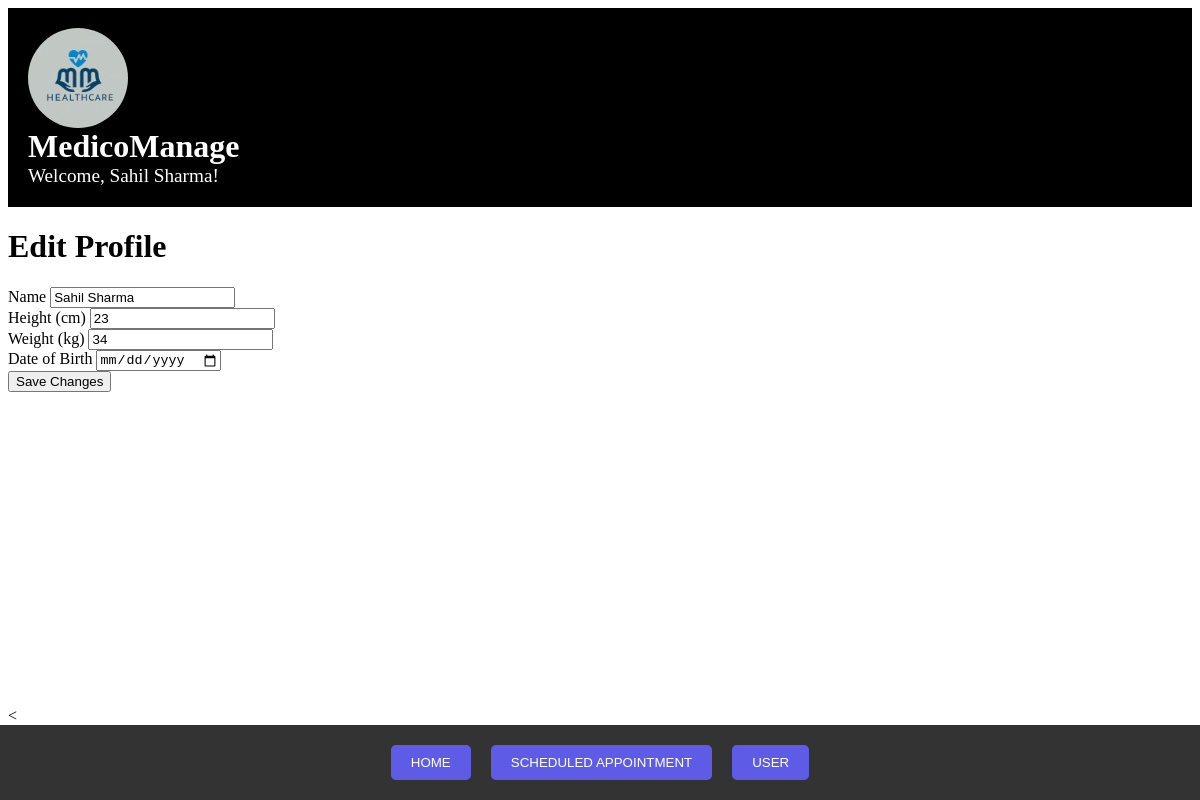
/edit_profile/ (signed in), run on the app's committed database.
### patient/models.py (models this page shows, shortened)
class patient(models.Model):
    options = [
        ('male', 'male'),
        ('female', 'female'),
        ('others', 'others'),
    ]
    name=models.CharField(max_length=50)
    email=models.EmailField()
    address=models.TextField()
    height=models.IntegerField()
    weight=models.IntegerField()
    dob=models.DateField()
    gender = models.CharField(max_length=20, choices=options, default='male')
    password = models.CharField(max_length=20, default='1234')

### first/views.py (the view)
# urls.py: path('edit_profile/', views.edit_profile, name='edit_profile'),
def edit_profile(request):#user/edit profile (to edit patient details)
    patient_id = request.session.get('patient_id')
    if patient_id is not None:
        pt = patient.objects.get(id=patient_id)
        if request.method == 'POST':
            pt.name = request.POST['name']
            pt.height = request.POST['height']
            pt.weight = request.POST['weight']
            pt.dob = request.POST['dob']
            pt.save()
            return redirect('user')
        else:
            return render(request, 'edit_profile.html', {'pt': pt})
    else:
        return redirect('login')

### templates/edit_profile.html (shortened to what this page needs)
{% extends 'base.html' %}
{% block content %}
  <div class="container">
    <h1>Edit Profile</h1>
    <form method="post">
      <div class="form-group">
        <label for="name">Name</label>
        <input type="text" class="form-control" id="name" name="name" value="{{ pt.name }}">
      </div>
      <div class="form-group">
        <label for="height">Height (cm)</label>
        <input type="number" class="form-control" id="height" name="height" value="{{ pt.height }}">
      </div>
      <div class="form-group">
        <label for="weight">Weight (kg)</label>
        <input type="number" class="form-control" id="weight" name="weight" value="{{ pt.weight }}">
      </div>
      <div class="form-group">
        <label for="dob">Date of Birth</label>
        <input type="date" class="form-control" id="dob" name="dob" value="{{ pt.dob }}">
      </div>
      <button type="submit" class="btn btn-primary">Save Changes</button>
    </form>
  </div>
{% endblock %}

### templates/header.html (shortened to what this page needs)
{% load static %}
<header class="header">
  <div class="container">
    <div class="row">
      <div class="col-md-2">
        <img src="{% static 'unnamed (1).jpg' %}" alt="JC" class="img-fluid">
      </div>
      <div class="col-md-10 text-center">
        <h1>MedicoManage</h1>
        <p>Welcome, {{ pt.name }}!</p>
      </div>
    </div>
  </div>
</header>

### templates/header.html (style rules this page uses)
.header { background-color: #000; color: #fff; padding: 20px; }
.header img { border-radius: 50%; width: 100px; height: 100px; object-fit: cover; }
.header h1 { margin: 0; font-size: 2rem; }
.header p { margin: 0; font-size: 1.2rem; }

### data on the page
patient: name "Sahil Sharma", height "23", weight "34"
